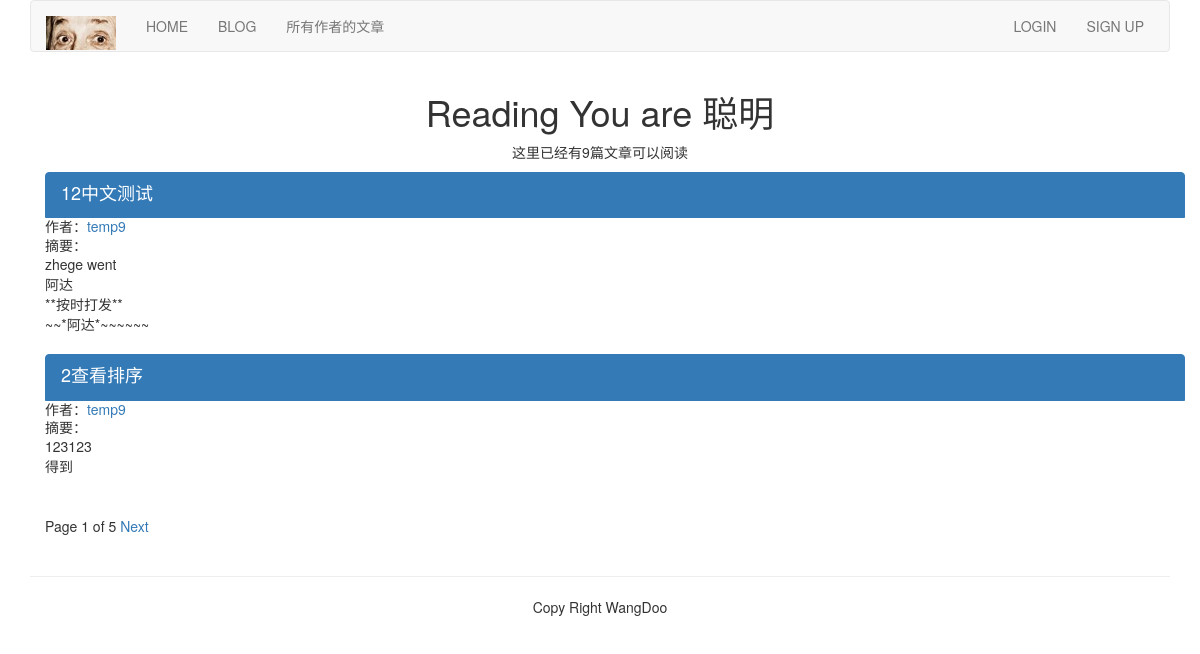
/article-column/list-article-titles/, run on an earlier commit of the app's database.
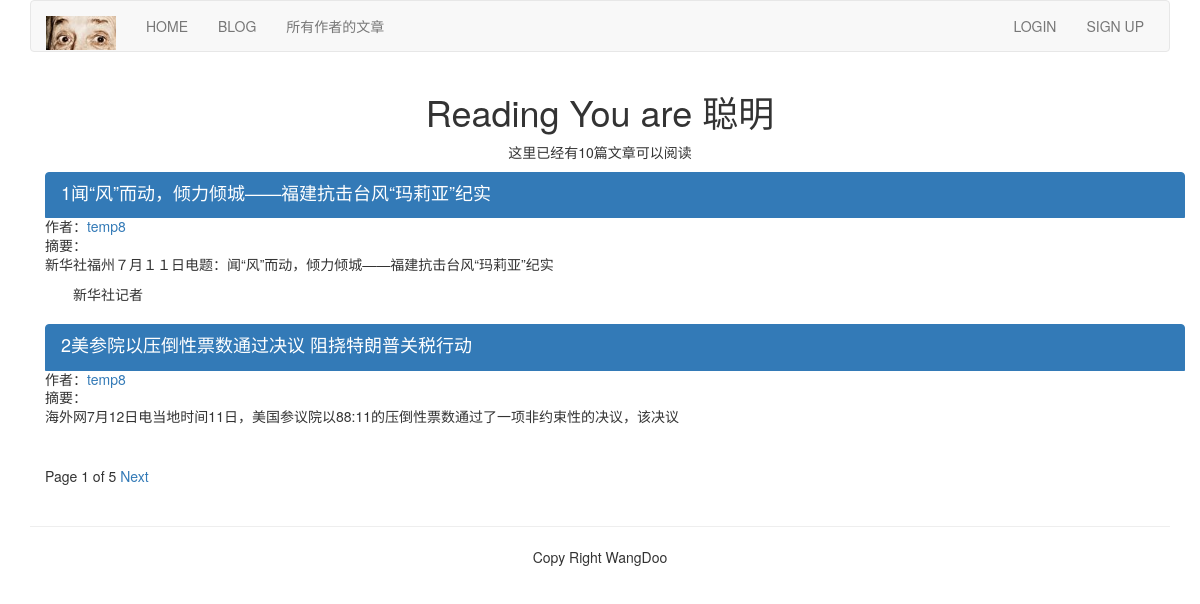
And on a later commit of the database.
### article/models.py (models this page shows, shortened)
class ArticlePost(models.Model):
	author = models.ForeignKey(User, related_name="article", on_delete=models.CASCADE)
	title = models.CharField(max_length=200)
	slug = models.SlugField(max_length=500)
	column = models.ForeignKey(ArticleColumn, related_name="article_column", on_delete=models.CASCADE)
	body = models.TextField()
	created = models.DateTimeField(default=timezone.now())
	updated = models.DateTimeField(auto_now=True)
	users_like = models.ManyToManyField(User, related_name="articles_like", blank=True)
	article_tag = models.ManyToManyField(ArticleTag, related_name="article_tag", blank=True)
	class Meta:
		ordering = ("title",)
		index_together = (('id','slug'),)
	def get_url_path(self):
		return reverse("article:list_article_detail", args=[self.id, self.slug])

### article/list_views.py (the view)
# urls.py: path('list-article-titles/', list_views.article_titles, name="article_titles"),
def article_titles(request, username=None):
	if username:
		user = User.objects.get(username=username)
		article_title = ArticlePost.objects.filter(author=user)
		try:
			userinfo = user.userinfo
		except:
			userinfo = None
	else:
		article_title = ArticlePost.objects.all()
	paginator = Paginator(article_title, 2)
	page = request.GET.get('page')
	try:
		current_page = paginator.page(page)
		articles = current_page.object_list
	except PageNotAnInteger:
		current_page = paginator.page(1)
		articles = current_page.object_list
	except EmptyPage:
		current_page = paginator.page(paginator.num_pages)
		articles = current_page.object_list
	if username:
		return render(request, "article/list/author_articles.html", {"articles":articles, "page":current_page, "userinfo":userinfo, "user":user})
	else:
		return render(request, "article/list/article_titles.html", {"articles":articles, "page":current_page})

### article/templatetags/article_tags.py (called while the page is built)
@register.simple_tag
def total_articles():
	return ArticlePost.objects.count()

### templates/article/list/article_titles.html (shortened to what this page needs)
{% extends "base.html" %}
{% load article_tags %}
{% block content %}
<div class="row text-center vertical-middle-sm">
	<h1>Reading You are 聪明</h1>
	<p>这里已经有{% total_articles %}篇文章可以阅读</p>
</div>
<div class="container">
	{% for article in articles %}
	<div class="list-group">
		<a href="{{ article.get_url_path }}" class="list-group-item active">
			<h4 class="list-group-item-heading">{{ article.title }}</h4>
		</a>
		<p class="list-group-item-text">作者：<a href="{% url 'article:author_articles' article.author.username %}">{{ article.author.username }}</a></p>
		<p class="list-group-item-text">摘要：{{ article.body | slice:'50' | linebreaks}}</p>
	</div>
	{% endfor %}
{% include "paginator.html" %}
</div>
{% endblock %}

What changed in the data, as far as the page shows it:
no longer on this page (row edited): ArticlePost: title "12中文测试", author.username "temp9", body "zhege went 阿达 **按时打发** ~~*阿达*~~~~~~"
no longer on this page (row edited): ArticlePost: title "2查看排序", author.username "temp9", body "123123 得到"
now on this page (row edited): ArticlePost: title "1闻“风”而动，倾力倾城——福建抗击台风“玛莉亚”纪实", author.username "temp8", body "新华社福州７月１１日电题：闻“风”而动，倾力倾城——福建抗击台风“玛莉亚”纪实 新华社记者"
now on this page (row edited): ArticlePost: title "2美参院以压倒性票数通过决议 阻挠特朗普关税行动", author.username "temp8", body "海外网7月12日电当地时间11日，美国参议院以88:11的压倒性票数通过了一项非约束性的决议，该决议"
Also different on the page:
text no longer shown: "9"
text now shown: "10"
